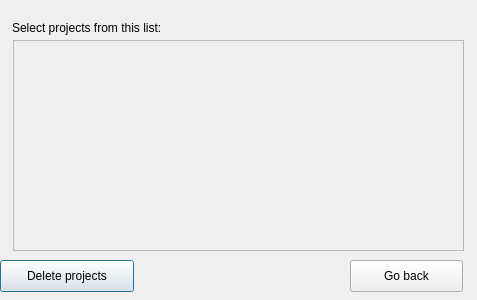
<?xml version="1.0" encoding="UTF-8"?>
<ui version="4.0">
 <class>removeProjects</class>
 <widget class="QDialog" name="removeProjects">
  <property name="geometry">
   <rect>
    <x>0</x>
    <y>0</y>
    <width>477</width>
    <height>300</height>
   </rect>
  </property>
  <property name="minimumSize">
   <size>
    <width>477</width>
    <height>300</height>
   </size>
  </property>
  <property name="maximumSize">
   <size>
    <width>477</width>
    <height>300</height>
   </size>
  </property>
  <property name="windowTitle">
   <string>Dialog</string>
  </property>
  <widget class="QLabel" name="label">
   <property name="geometry">
    <rect>
     <x>12</x>
     <y>20</y>
     <width>174</width>
     <height>16</height>
    </rect>
   </property>
   <property name="text">
    <string>Select projects from this list:</string>
   </property>
  </widget>
  <widget class="QPushButton" name="delete_projects">
   <property name="geometry">
    <rect>
     <x>0</x>
     <y>260</y>
     <width>134</width>
     <height>32</height>
    </rect>
   </property>
   <property name="text">
    <string>Delete projects</string>
   </property>
  </widget>
  <widget class="QPushButton" name="cancel_delete">
   <property name="geometry">
    <rect>
     <x>350</x>
     <y>260</y>
     <width>113</width>
     <height>32</height>
    </rect>
   </property>
   <property name="text">
    <string>Go back</string>
   </property>
  </widget>
  <widget class="QScrollArea" name="scrollArea">
   <property name="geometry">
    <rect>
     <x>13</x>
     <y>40</y>
     <width>451</width>
     <height>211</height>
    </rect>
   </property>
   <property name="widgetResizable">
    <bool>true</bool>
   </property>
   <widget class="QWidget" name="scrollAreaWidgetContents">
    <property name="geometry">
     <rect>
      <x>0</x>
      <y>0</y>
      <width>449</width>
      <height>209</height>
     </rect>
    </property>
   </widget>
  </widget>
 </widget>
 <resources/>
 <connections/>
</ui>
